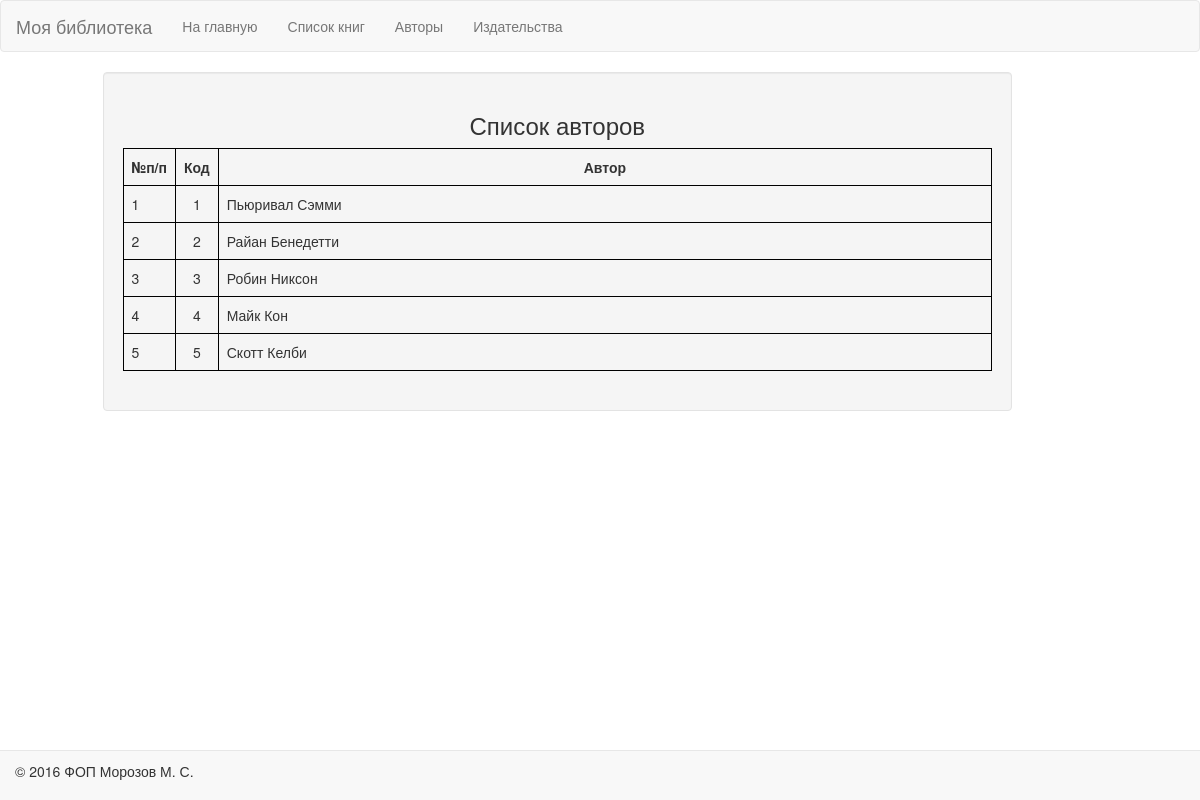
The app's page /index.php?page=authors with its own data.
### tables this page shows
CREATE TABLE `author` (
  `id` int(11) NOT NULL AUTO_INCREMENT COMMENT 'ИД автора',
  `first_name` char(100) NOT NULL DEFAULT 'Василий' COMMENT 'Имя автора',
  `last_name` char(100) NOT NULL DEFAULT 'Пупкин' COMMENT 'Фамилия автора',
  PRIMARY KEY (`id`),
  UNIQUE KEY `id_UNIQUE` (`id`)
);

### models/book.php (called while the page is built, shortened)
<?php
class Book_Model{
	private static function getDB(){
		$db = new mysqli(DB_HOSTNAME, DB_USERNAME, DB_PASSWORD, DB_DATABASE, DB_PORT);
		$db->set_charset("utf8");
		$db->query("SET SQL_MODE = ''");
		return $db;
	}
	public static function getAuthors($id = ''){
		$db = Book_Model::getDB();
		$sql = "select a.id, CONCAT(a.first_name, ' ', a.last_name) as 'author' from author as a";
		$res = $db->query($sql);
		$to_ret = [];
		if (!$db->errno) {
			if($res instanceof mysqli_result){
				while(($curr_res = $res->fetch_assoc())){
					$to_ret[] = $curr_res;
				}
			}
		}else {
			echo $db->error;
		}
		return $to_ret;
	}
}
?>

### templates/authors.php (the view)
<?php
include_once 'models/book.php';
$data = Book_Model::getAuthors();
?>
<div class="row">
	<div class=col-lg-offset-1>
		<div class="col-lg-10">
			<?php if(count($data) == 0) { ?>
				<h2> Сожелею, но в базе сейчас нет данных о авторах</h2>
			<?php } else { ?>
				<div class="well">
					<h3 style="text-align: center;">Список авторов</h3>
					<table class="table table-bordered">
						<thead>
							<tr style="border: 1px solid black;">
								<th style="text-align: center;border: 1px solid black;width: 1%; white-space: nowrap;">№п/п</th>
								<th style="text-align: center;border: 1px solid black;width: 1%; white-space: nowrap;">Код</th>
								<th style="text-align: center;border: 1px solid black;">Автор</th>
							</tr>
						</thead>
						<tbody>
							<?php foreach($data as $nom=>$row) { ?>
								<tr>
									<td style="border: 1px solid black;width: 1%; white-space: nowrap;"><?=++$nom;?></td>
									<td style="border: 1px solid black;text-align: center;width: 1%; white-space: nowrap;"><?=$row['id'];?></td>
									<td style="border: 1px solid black;"><?=$row['author'];?></td>
								</tr>
							<?php } ?>
						</tbody>
					</table>
				</div>
			<?php } ?>
		</div>
	</div>
</div>

### records on screen
author: id "1", author "Пьюривал Сэмми"
author: id "2", author "Райан Бенедетти"
author: id "3", author "Робин Никсон"
author: id "4", author "Майк Кон"
author: id "5", author "Скотт Келби"

### other values on screen
$title "Моя библиотека"
